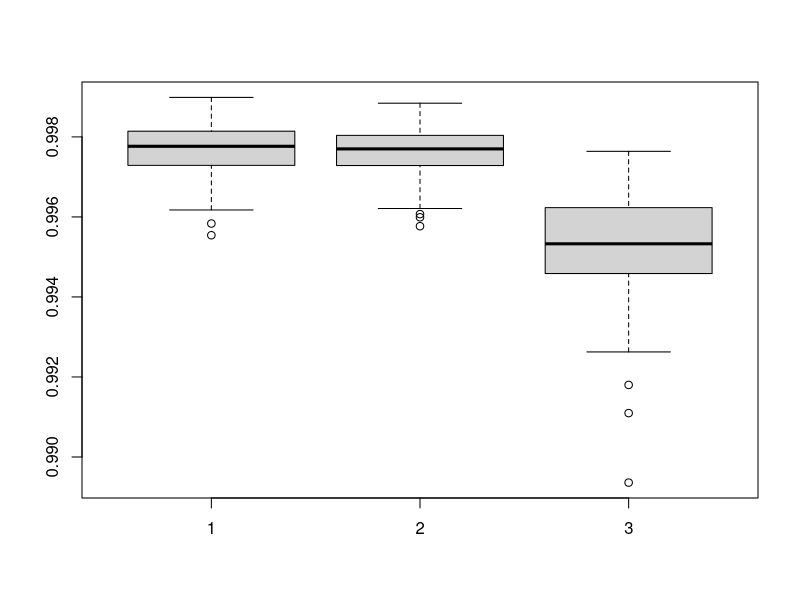
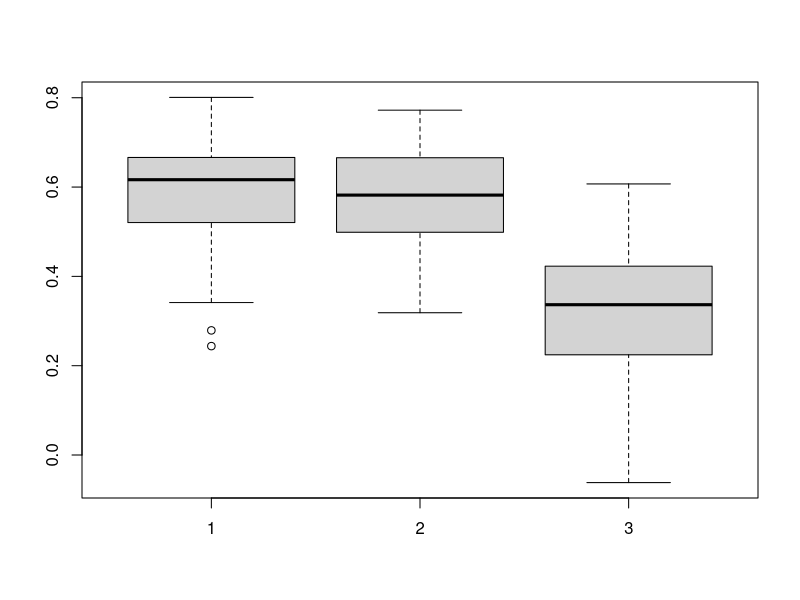

The R source for these figures, in order:
# Correlação é transitiva?

set.seed(1)

# Primeiro caso: (X,Y) e (X,Z) tem correlação forte

corXY <- rep(0,100)
corXZ <- rep(0,100)
corYZ <- rep(0,100)

for (i in 1:100)
{
  X <- sample(1:1000,40,replace = FALSE)
  Y <- 0.2*X + rnorm(40,0,4)
  Z <- 0.2*X + rnorm(40,0,4)
  corXY[i] <- cor(X,Y)
  corXZ[i] <- cor(X,Z)
  corYZ[i] <- cor(Y,Z)
}

boxplot(corXY, corXZ, corYZ)


# Segundo caso: (X,Y) e (X,Z) tem correlação moderada

corXY <- rep(0,100)
corXZ <- rep(0,100)
corYZ <- rep(0,100)

for (i in 1:100)
{
  X <- sample(1:1000,40,replace = FALSE)
  Y <- 0.01*X + rnorm(40,0,4)
  Z <- 0.01*X + rnorm(40,0,4)
  corXY[i] <- cor(X,Y)
  corXZ[i] <- cor(X,Z)
  corYZ[i] <- cor(Y,Z)
}

boxplot(corXY, corXZ, corYZ)


# Produto de Kronecker

# Exemplo tempo computacional com o uso do Produto de Kronecker e Propriedades

Sigma = matrix(c(3,1,2,1,2,1,2,1,4),byrow=T,nrow=3)
A = kronecker(diag(1000),Sigma)

start_time <- Sys.time()
B = solve(A)
end_time <- Sys.time()
end_time - start_time

start_time <- Sys.time()
C = solve(kronecker(diag(1000),Sigma))
end_time <- Sys.time()
end_time - start_time

# Se você conhecer a propriedade que 
# (A \otimes B)^{-1} = A^{-1} \otimes B^{-1}
# em que \otimes indica o Produto de Kronecker

start_time <- Sys.time()
C = kronecker(solve(diag(1000)), solve(Sigma))
end_time <- Sys.time()
end_time - start_time